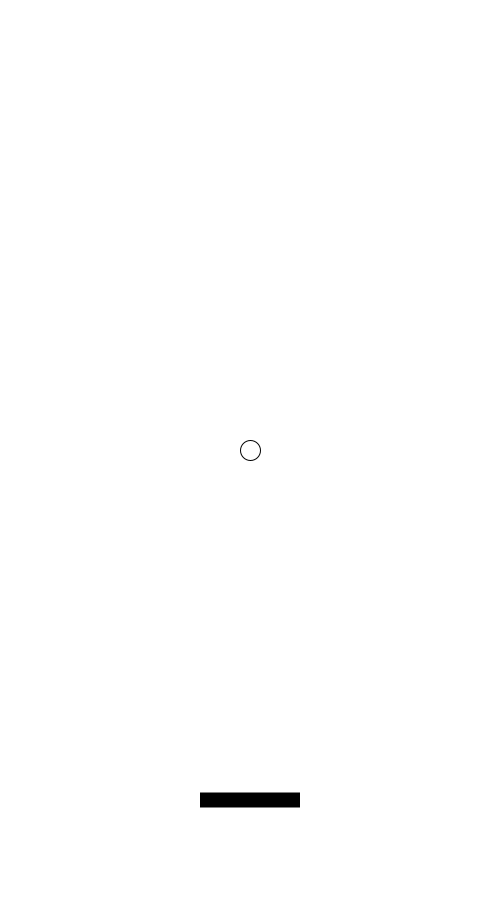
Frame 1 (no input)
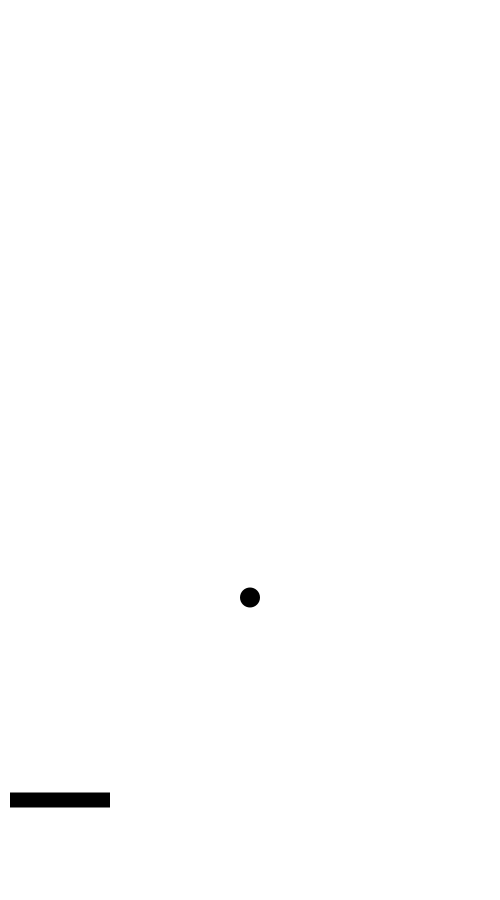
Frame 60 (the mouse pressed at the canvas centre just before this capture)
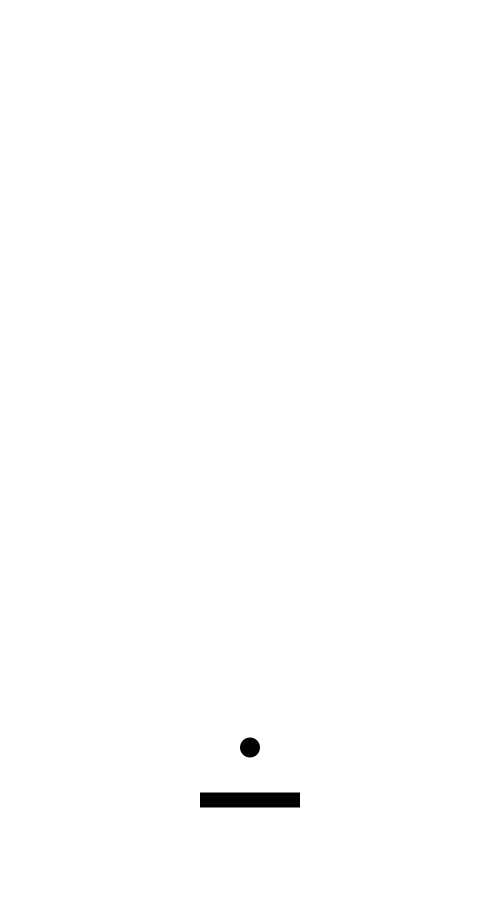
Frame 120 (the mouse held since frame 60 and released just before this capture)

The Processing sketch that drew these frames (run headless with seeded random() and noise(); from frame 60 on, the mouse is pressed at the canvas centre):

// Processing sketch: CamBauer_Midterm_pde
// ── CamBauer_Midterm_pde.pde
// Block Breaker Hues, coded by Cameron Bauer

// Let us all send out our thoughts and prayers with the intent that I have at least 3 braincells by the end of this program.
// This game should be simple; randomly colored blocks, in a simple grid, need to be broken by a bouncing ball, which is directed by a vertically stationary paddle.
// The paddle should also determine the color of the ball. A redBall can only break redBlocks. A yellowBall can only break a yellowBlock. A blueSphere can only break a blueBlock.
// And so forth.

//Necessary steps will be to 1) create a ball capable of responding to the bounds of the blocks, the paddle, and of the window; 
// 2) create a paddle that has a constant Y that follows the mouse;
// 3) Have the color of the ball correlate with the color of the paddle at the time of impact;
// 4) create an array of blocks, with random colors, that disappear after being hit with the ball of the right color;
// 5) endless? Maybe. I hope.

// I hope for a lot of things.

// Variables
Ball bouncing;
Paddle paddling;
float paddleY;
float paddleX;
float ballX;
float ballY;


//Screen size, background image/color, ect...
void setup(){
 size(500,900);
 bouncing = new Ball();
 paddling = new Paddle();
 
}

void draw(){
  background(255);
  bouncing.display();
  paddling.display();
  paddling.move();
  bouncing.move();
}

//void collisionSite(){
  
//}
// ── Ball_Class.pde
// In here should be everything the ball needs to function, including;
// 1) having the ball start in the center of the paddle
// 2) having the ball start to move after first click
// 3) having the ball change direction based on where it hits the paddle
// 4) having the ball change color based on the color of the paddle at impact

// First up are variables, as should be
class Ball {
  float xpos = 250;
  float ypos = 450;
  float ballRad = 20;
  float speed = 2.5;

  //the ball itself, starting at the declared variables above
  void display() {
    ellipseMode(CENTER);
    ellipse(xpos, ypos, ballRad, ballRad);
  }

  // the movement bit here keeps the ball in constant and consistant motion
  void move() {
    ypos = ypos + speed;

    if (xpos <= mouseX +50 && xpos >= mouseX-50 && ypos == 800 - ballRad) {
      speed = speed *-1;
      ypos = 800;
    } else if (ypos > height - ballRad) {
      speed = speed * -1;
      ypos = height- ballRad;
    } else if (ypos < ballRad) {
      speed = speed * -1;
      ypos = ballRad;
    }
  }
}
// ── Paddle_Class.pde
// Hopefully all that good code for the paddle
// should 1) create a paddle that moves along the x axis (Stationary Y axis) and has a boundry for the sides of the screen

// Variables are up first, just for the positions of the X & Y axis
class Paddle {
  int ypos = 800;
  float xpos = 250;

  // the visuals of the paddle, very basic, just fill and starting pos
  void display() {
    noStroke();
    fill(0);
    rectMode(CENTER);
    rect(xpos, ypos, 100, 15);
  }

  // this gets the paddle to move, with a buffer of 10 pixels on either side of the screen
  // also has the paddle following the mouse on the X axis
  void move() {
    xpos = mouseX;
    if (xpos > width-60) {
      xpos = width-60;
    }
    if (xpos < 60) {
      xpos = 60;
    }
  }
}
// ── SOURCES.pde
// I pulled info for the ball & paddle collision from a tutorial online, link following.
// https://www.toptal.com/game/ultimate-guide-to-processing-simple-game
